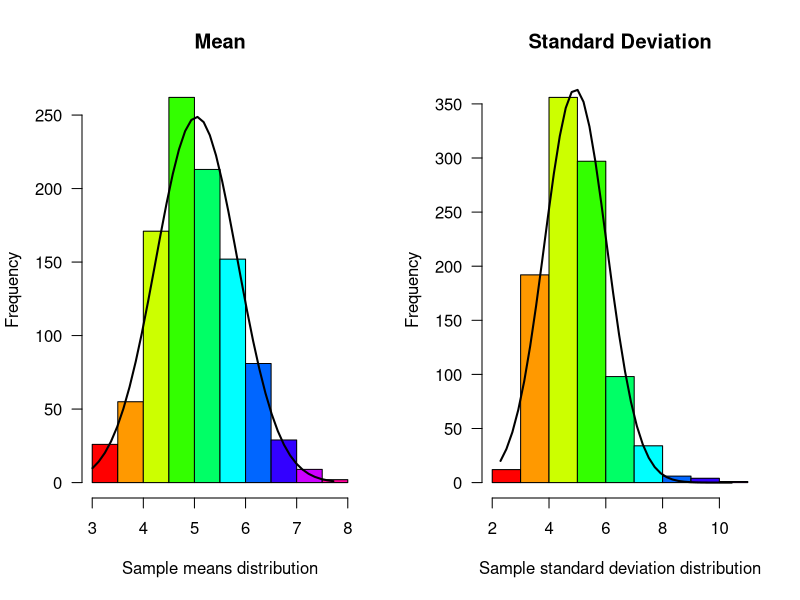

The R source for this figure:
## ---- chunk 1
library(lubridate, quietly = TRUE)
library(RColorBrewer, quietly = TRUE)
library(lattice, quietly = TRUE)
library(xtable, quietly = TRUE)
library(knitr, quietly = TRUE)
library(dplyr, quietly = TRUE)
## ---- chunk 2
lambda <- 0.2
m <- 1000
n <- 40

sim <- NULL
mns <- NULL
sds <- NULL
theo_mean <- NULL
theo_sd <- NULL
sample_mean <- NULL
sample_sd <- NULL
## ---- chunk 3
# Generated data
for (i in 1 : m) sim = rbind(sim, rexp(n,lambda))
## ---- chunk 4

# Theorical values

theo_mean <- 1/lambda
theo_sd <- 1/lambda

## ---- chunk 5
#First we calculate the mean distribution

for (i in 1 : m) mns = c(mns,mean(sim[i,]))

# Now we calculate the standard deviations

for (i in 1 : m) sds = c(sds,sd(sim[i,]))

# Now calculate the estimated population values.

sample_mean <- mean(mns)
sample_sd <- mean(sds)

## ---- chunk 6

# Now we plot the histograms on a combined panel.

par(mfrow = c(1,2))

h1<- hist(mns, breaks = 10, xlab = "Sample means distribution", main = "Mean", col=rainbow(10), las=1)
xfit<-seq(min(mns),max(mns),length=40) 
yfit<-dnorm(xfit,mean=mean(mns),sd=sd(mns)) 
yfit <- yfit*diff(h1$mids[1:2])*length(mns) 
lines(xfit, yfit, col="black", lwd=2)

h2<- hist(sds, breaks = 10, xlab = "Sample standard deviation distribution", main = "Standard Deviation", col=rainbow(10), las=1)
xfit<-seq(min(sds),max(sds),length=40) 
yfit<-dnorm(xfit,mean=mean(sds),sd=sd(sds)) 
yfit <- yfit*diff(h2$mids[1:2])*length(sds) 
lines(xfit, yfit, col="black", lwd=2)

